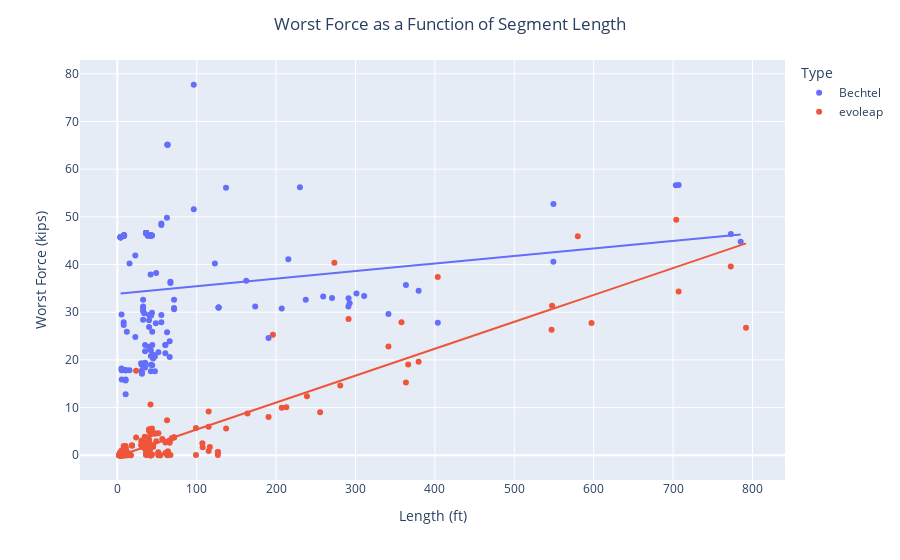

Notebook code for this chart:
### Markdown cell above
## Alternatively, we can plot these 2 plots together

### Code cell
import plotly.express as px

df = combined_df
fig = px.scatter(df, x="Length (ft)", y="Worst Force (kips)", color="Type", trendline="ols")
fig.update_layout(title_text='Worst Force as a Function of Segment Length', title_x=0.5)
fig.show()

results = px.get_trendline_results(fig)
print(results)

print(results.px_fit_results.iloc[0].summary())
print(results.px_fit_results.iloc[1].summary())

### Figure 1 — Plotly figure (JSON) as saved in the notebook; plotly's stock layout.template omitted (floating-point values rounded to 4 significant figures; data arrays with more than 128 entries replaced by an {"elided": "..."} marker saying what was removed)
{"data": [{"hovertemplate": "Type=Bechtel<br>Length (ft)=%{x}<br>Worst Force (kips)=%{y}<extra></extra>", "legendgroup": "Bechtel", "marker": {"color": "#636efa", "symbol": "circle"}, "mode": "markers", "name": "Bechtel", "orientation": "v", "showlegend": true, "type": "scatter", "x": {"elided": "156 float values"}, "xaxis": "x", "y": {"elided": "156 float values"}, "yaxis": "y"}, {"hovertemplate": "<b>OLS trendline</b><br>Worst Force (kips) = 0.015866 * Length (ft) + 33.8523<br>R<sup>2</sup>=0.032525<br><br>Type=Bechtel<br>Length (ft)=%{x}<br>Worst Force (kips)=%{y} <b>(trend)</b><extra></extra>", "legendgroup": "Bechtel", "marker": {"color": "#636efa", "symbol": "circle"}, "mode": "lines", "name": "Bechtel", "showlegend": false, "type": "scatter", "x": {"elided": "156 float values"}, "xaxis": "x", "y": {"elided": "156 float values"}, "yaxis": "y"}, {"hovertemplate": "Type=evoleap<br>Length (ft)=%{x}<br>Worst Force (kips)=%{y}<extra></extra>", "legendgroup": "evoleap", "marker": {"color": "#EF553B", "symbol": "circle"}, "mode": "markers", "name": "evoleap", "orientation": "v", "showlegend": true, "type": "scatter", "x": {"elided": "278 float values"}, "xaxis": "x", "y": {"elided": "278 float values"}, "yaxis": "y"}, {"hovertemplate": "<b>OLS trendline</b><br>Worst Force (kips) = 0.056425 * Length (ft) + -0.240637<br>R<sup>2</sup>=0.820954<br><br>Type=evoleap<br>Length (ft)=%{x}<br>Worst Force (kips)=%{y} <b>(trend)</b><extra></extra>", "legendgroup": "evoleap", "marker": {"color": "#EF553B", "symbol": "circle"}, "mode": "lines", "name": "evoleap", "showlegend": false, "type": "scatter", "x": {"elided": "278 float values"}, "xaxis": "x", "y": {"elided": "278 float values"}, "yaxis": "y"}], "layout": {"legend": {"title": {"text": "Type"}, "tracegroupgap": 0}, "margin": {"t": 60}, "title": {"text": "Worst Force as a Function of Segment Length", "x": 0.5}, "xaxis": {"anchor": "y", "domain": [0, 1], "title": {"text": "Length (ft)"}}, "yaxis": {"anchor": "x", "domain": [0, 1], "title": {"text": "Worst Force (kips)"}}}}
